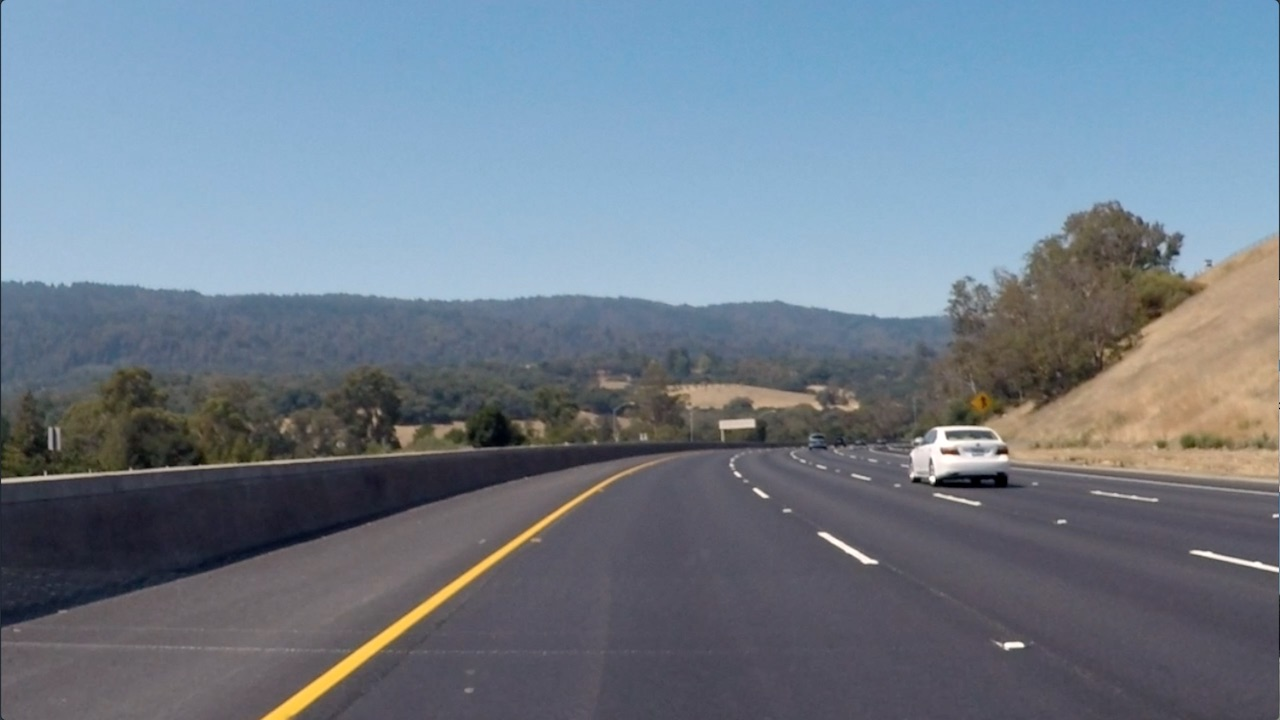
#> input picture Edge-Detectors/images/curved_lane.jpg, 1280 x 720 px
$ python SobelFilters_3x3_5x5.py
#> lines starting #> are read from the running program, lines starting #| are printed output that depends on the picture
# -*- coding: utf-8 -*-
"""
Created on Wed Dec 26 07:53:03 2018

@author: Rafael Stekolshchik
"""
''' Import resources and display image'''

import matplotlib.pyplot as plt
import matplotlib.image as mpimg

import cv2
import numpy as np

# Read in the image
image = mpimg.imread('images/curved_lane.jpg')
#> image is the input picture: shape (720, 1280, 3); mean R, G, B 112.1, 125, 138.7

plt.imshow(image)

''' Convert the image to grayscale'''

# Convert to grayscale for filtering
gray = cv2.cvtColor(image, cv2.COLOR_RGB2GRAY)
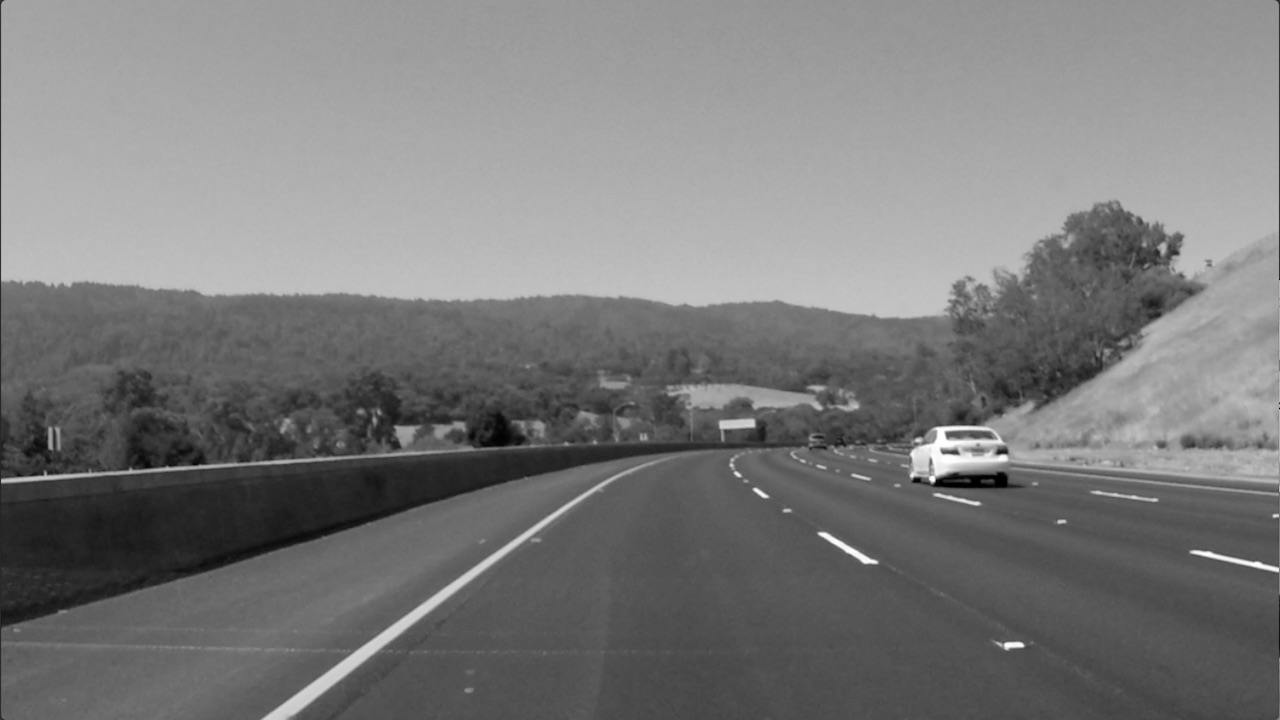
#> gray: shape (720, 1280); min 0, max 255, mean 122.7

#plt.set_title('Curved Lane')
plt.imshow(gray, cmap='gray')

'''
TODO: Create a custom kernel
Below, you've been given one common type of edge detection filter: a Sobel operator.

The Sobel filter is very commonly used in edge detection and
in finding patterns in intensity in an image.
 Applying a Sobel filter to an image is a way of taking (an approximation)
 of the derivative of the image in the x or y direction, separately.
 The operators look as follows.

It's up to you to create a Sobel x operator and apply it to the given image.

For a challenge, see if you can put the image through a series of filters:
first one that blurs the image (takes an average of pixels),
and then one that detects the edges.'''

# Create a custom kernel

# 3x3 array for edge detection
sobel_y = np.array([[ -1, -2, -1],
                   [ 0, 0, 0],
                   [ 1, 2, 1]])

## TODO: Create and apply a Sobel x operator

sobel_x = np.array([[-1, 0, 1],
                    [-2, 0, 2],
                    [-1, 0, 1]])


dec_filter = np.array([[-0.5, -1, -0.5],
                       [0, 0, 0],
                       [0.5, 1, 0.5]])

sobel_y_5x5 = np.array([[2, 2, 4, 2, 2],
                        [1, 1, 2, 1, 1],
                        [0, 0, 0, 0, 0],
                        [-1, -1, -2, -1, -1],
                        [-2,- 2, -4, -2, -2]])

# Filter the image using filter2D, which has inputs: (grayscale image, bit-depth, kernel)
filtered_image_x = cv2.filter2D(gray, -1, sobel_x)
filtered_image_y = cv2.filter2D(gray, -1, sobel_y)
filtered_image_dec = cv2.filter2D(gray, -1, dec_filter)
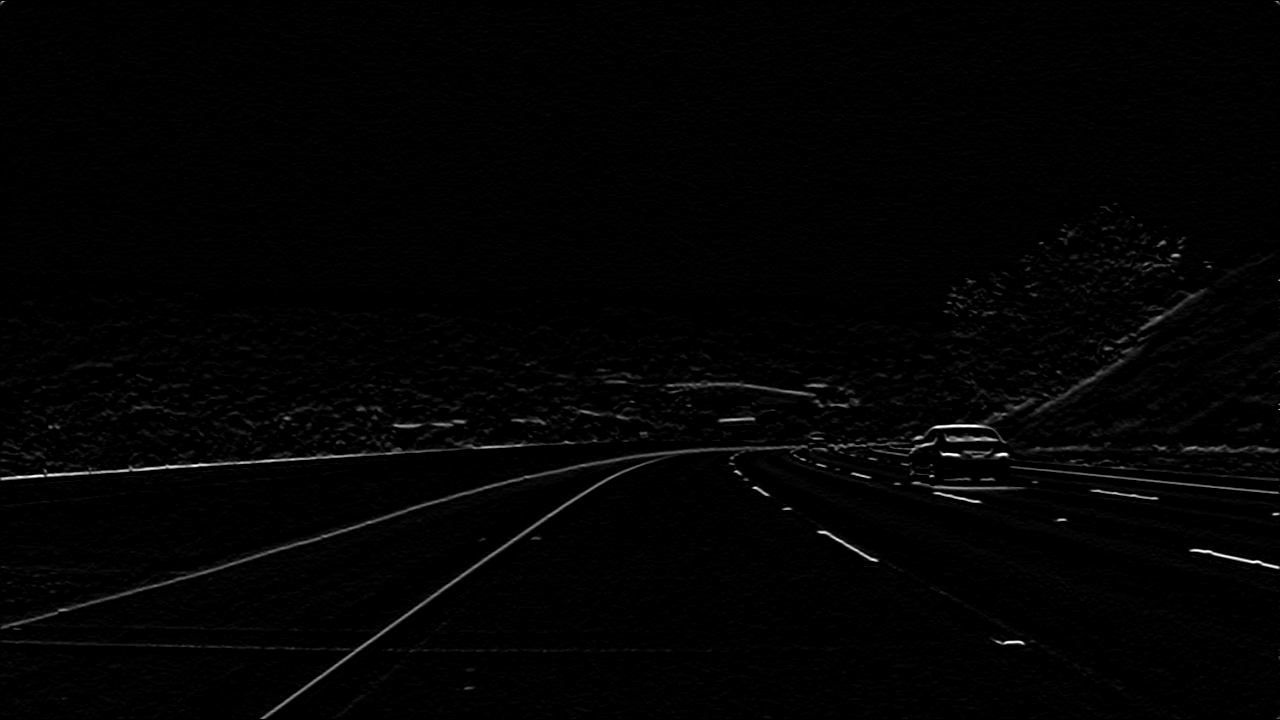
#> filtered_image_dec: shape (720, 1280); min 0, max 255, mean 3
filtered_image_y_5x5 = cv2.filter2D(gray, -1, sobel_y_5x5)
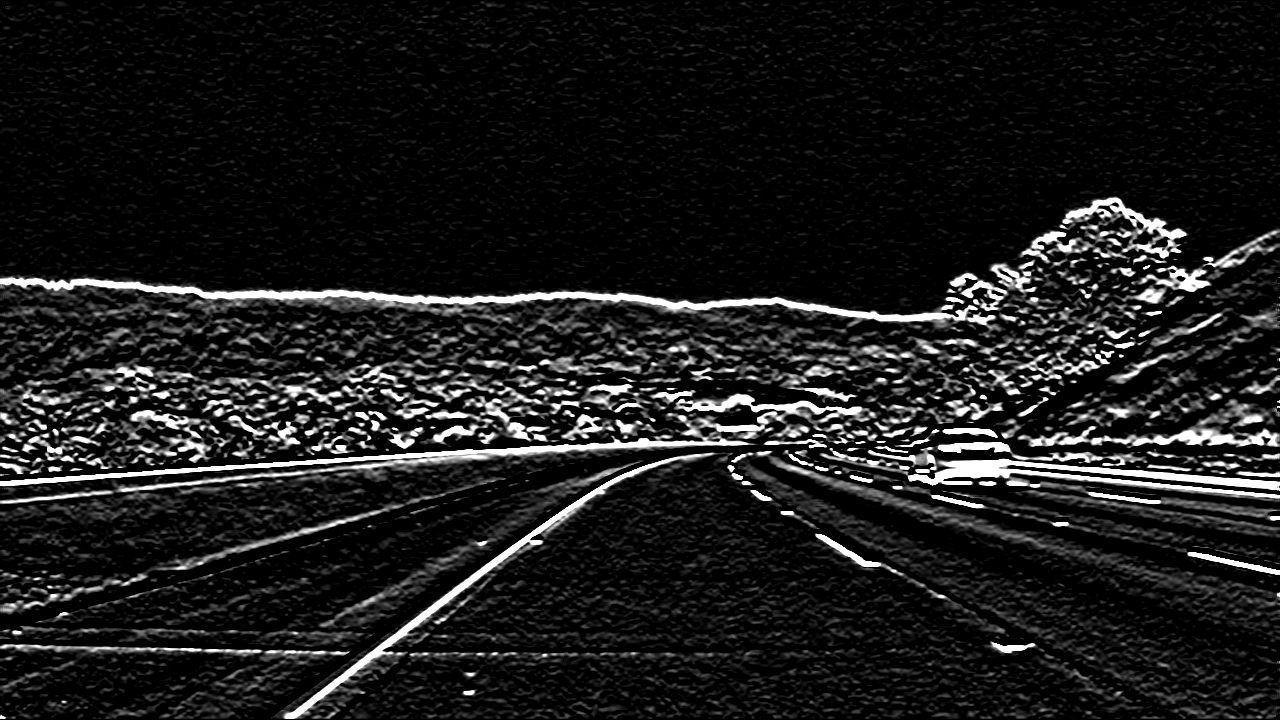
#> filtered_image_y_5x5: shape (720, 1280); min 0, max 255, mean 28.2

image = mpimg.imread('images/birds.jpg')
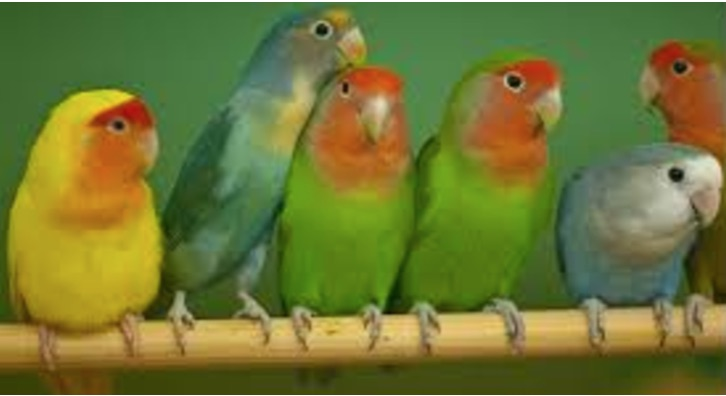
#> input picture Edge-Detectors/images/birds.jpg, 726 x 396 px
#> image is the input picture: shape (396, 726, 3); mean R, G, B 111.1, 118.2, 52.2
gray_birds = cv2.cvtColor(image, cv2.COLOR_RGB2GRAY)
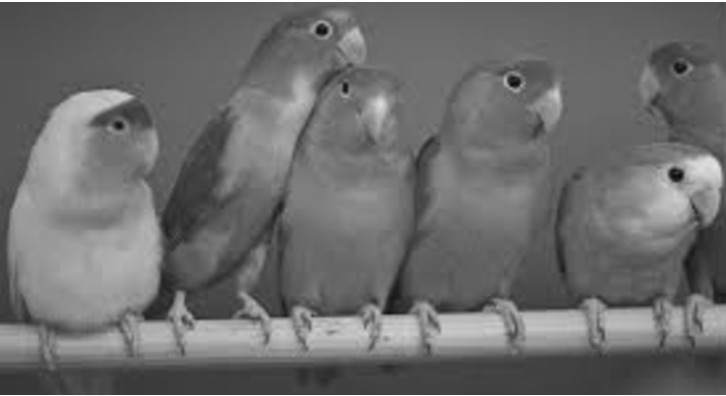
#> gray_birds: shape (396, 726); min 8, max 255, mean 108.6
filtered_image_y_birds = cv2.filter2D(gray_birds, -1, sobel_y)
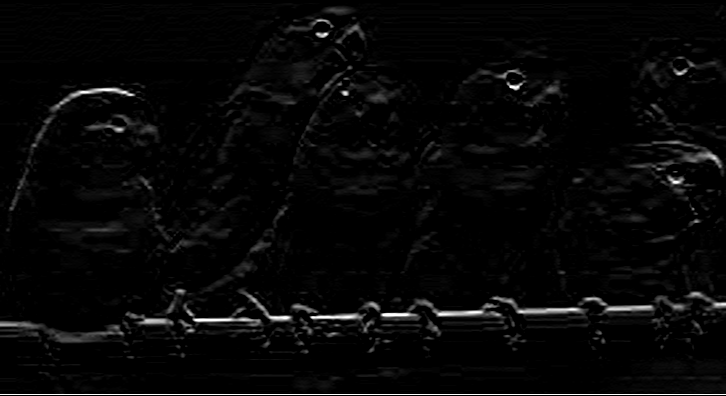
#> filtered_image_y_birds: shape (396, 726); min 0, max 255, mean 7.1
filtered_image_y_5x5_birds = cv2.filter2D(gray_birds, -1, sobel_y_5x5)
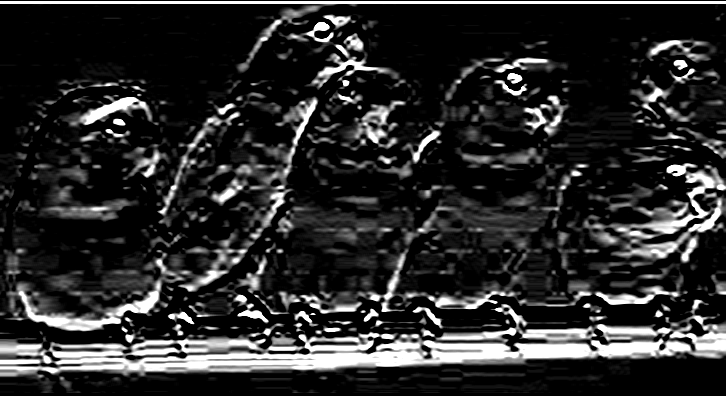
#> filtered_image_y_5x5_birds: shape (396, 726); min 0, max 255, mean 43.4
#plt.imshow(filtered_image, cmap='gray')

f, axes = plt.subplots(2, 3, figsize=(20,10))

axes[0,0].set_title('Sobel X 3x3')
axes[0,0].imshow(filtered_image_x, cmap='gray')

axes[0,1].set_title('Sobel Y 3x3')
axes[0,1].imshow(filtered_image_y, cmap='gray')

axes[1,0].set_title('Decimal filter 3x3')
axes[1,0].imshow(filtered_image_dec)

axes[1,1].set_title('Sobel y 5x5')
axes[1,1].imshow(filtered_image_y_5x5, cmap='gray')

axes[0,2].set_title('Sobel_y 3x3 birds')
axes[0,2].imshow(filtered_image_y_birds, cmap='gray')

axes[1,2].set_title('Sobel_y_5x5 Birds')
axes[1,2].imshow(filtered_image_y_5x5_birds, cmap='gray')
